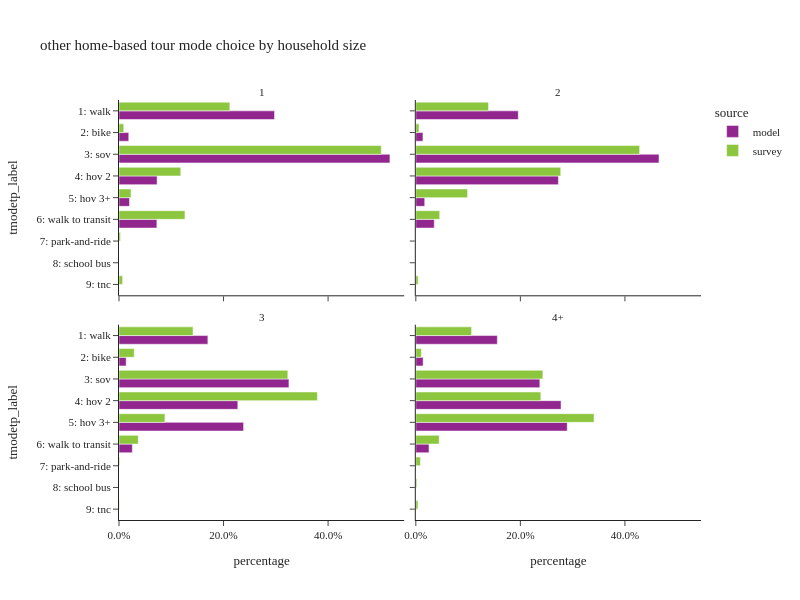

Notebook source saved alongside this figure:
### Code cell
plot_mode_choice(hb_tour,"hhsize_4+",
                 {"hhsize_4+":["1","2","3","4+"],
                  "tmodetp_label":mode_cat.values()},
                 "household size",2,600)

### Figure 1 — Plotly figure (JSON) as saved in the notebook; plotly's stock layout.template omitted (floating-point values rounded to 4 significant figures)
{"data": [{"alignmentgroup": "True", "customdata": [[132236], [8301], [230309], [32397], [8924], [32194]], "hovertemplate": "source=model<br>hhsize_4+=1<br>percentage=%{x}<br>tmodetp_label=%{y}<br>sample count=%{customdata[0]}<extra></extra>", "legendgroup": "model", "marker": {"color": "#91268F", "pattern": {"shape": ""}}, "name": "model", "offsetgroup": "model", "orientation": "h", "showlegend": true, "textposition": "auto", "type": "bar", "x": [0.2976, 0.01868, 0.5183, 0.07291, 0.02008, 0.07245], "xaxis": "x3", "y": ["1: walk", "2: bike", "3: sov", "4: hov 2", "5: hov 3+", "6: walk to transit"], "yaxis": "y3"}, {"alignmentgroup": "True", "customdata": [[173632], [12078], [412062], [241625], [15060], [31302]], "hovertemplate": "source=model<br>hhsize_4+=2<br>percentage=%{x}<br>tmodetp_label=%{y}<br>sample count=%{customdata[0]}<extra></extra>", "legendgroup": "model", "marker": {"color": "#91268F", "pattern": {"shape": ""}}, "name": "model", "offsetgroup": "model", "orientation": "h", "showlegend": false, "textposition": "auto", "type": "bar", "x": [0.196, 0.01364, 0.4652, 0.2728, 0.017, 0.03534], "xaxis": "x4", "y": ["1: walk", "2: bike", "3: sov", "4: hov 2", "5: hov 3+", "6: walk to transit"], "yaxis": "y4"}, {"alignmentgroup": "True", "customdata": [[87867], [7088], [168014], [117480], [123166], [13202]], "hovertemplate": "source=model<br>hhsize_4+=3<br>percentage=%{x}<br>tmodetp_label=%{y}<br>sample count=%{customdata[0]}<extra></extra>", "legendgroup": "model", "marker": {"color": "#91268F", "pattern": {"shape": ""}}, "name": "model", "offsetgroup": "model", "orientation": "h", "showlegend": false, "textposition": "auto", "type": "bar", "x": [0.17, 0.01371, 0.3251, 0.2273, 0.2383, 0.02554], "xaxis": "x", "y": ["1: walk", "2: bike", "3: sov", "4: hov 2", "5: hov 3+", "6: walk to transit"], "yaxis": "y"}, {"alignmentgroup": "True", "customdata": [[156921], [14090], [238746], [279607], [291476], [25435]], "hovertemplate": "source=model<br>hhsize_4+=4+<br>percentage=%{x}<br>tmodetp_label=%{y}<br>sample count=%{customdata[0]}<extra></extra>", "legendgroup": "model", "marker": {"color": "#91268F", "pattern": {"shape": ""}}, "name": "model", "offsetgroup": "model", "orientation": "h", "showlegend": false, "textposition": "auto", "type": "bar", "x": [0.1559, 0.014, 0.2373, 0.2779, 0.2897, 0.02528], "xaxis": "x2", "y": ["1: walk", "2: bike", "3: sov", "4: hov 2", "5: hov 3+", "6: walk to transit"], "yaxis": "y2"}, {"alignmentgroup": "True", "customdata": [[386], [40], [486], [84], [28], [128], [4], [11]], "hovertemplate": "source=survey<br>hhsize_4+=1<br>percentage=%{x}<br>tmodetp_label=%{y}<br>sample count=%{customdata[0]}<extra></extra>", "legendgroup": "survey", "marker": {"color": "#8CC63E", "pattern": {"shape": ""}}, "name": "survey", "offsetgroup": "survey", "orientation": "h", "showlegend": true, "textposition": "auto", "type": "bar", "x": [0.2121, 0.009052, 0.5018, 0.1182, 0.02295, 0.1262, 0.002856, 0.0069], "xaxis": "x3", "y": ["1: walk", "2: bike", "3: sov", "4: hov 2", "5: hov 3+", "6: walk to transit", "7: park-and-ride", "9: tnc"], "yaxis": "y3"}, {"alignmentgroup": "True", "customdata": [[405], [39], [601], [504], [116], [53], [4], [1], [9]], "hovertemplate": "source=survey<br>hhsize_4+=2<br>percentage=%{x}<br>tmodetp_label=%{y}<br>sample count=%{customdata[0]}<extra></extra>", "legendgroup": "survey", "marker": {"color": "#8CC63E", "pattern": {"shape": ""}}, "name": "survey", "offsetgroup": "survey", "orientation": "h", "showlegend": false, "textposition": "auto", "type": "bar", "x": [0.139, 0.00607, 0.4282, 0.2772, 0.09902, 0.04573, 0.0002536, 4.162e-05, 0.004472], "xaxis": "x4", "y": ["1: walk", "2: bike", "3: sov", "4: hov 2", "5: hov 3+", "6: walk to transit", "7: park-and-ride", "8: school bus", "9: tnc"], "yaxis": "y4"}, {"alignmentgroup": "True", "customdata": [[89], [19], [160], [152], [90], [10], [4], [2]], "hovertemplate": "source=survey<br>hhsize_4+=3<br>percentage=%{x}<br>tmodetp_label=%{y}<br>sample count=%{customdata[0]}<extra></extra>", "legendgroup": "survey", "marker": {"color": "#8CC63E", "pattern": {"shape": ""}}, "name": "survey", "offsetgroup": "survey", "orientation": "h", "showlegend": false, "textposition": "auto", "type": "bar", "x": [0.1416, 0.02906, 0.323, 0.3795, 0.08789, 0.03694, 0.001255, 0.0007844], "xaxis": "x", "y": ["1: walk", "2: bike", "3: sov", "4: hov 2", "5: hov 3+", "6: walk to transit", "7: park-and-ride", "9: tnc"], "yaxis": "y"}, {"alignmentgroup": "True", "customdata": [[84], [10], [149], [132], [321], [15], [4], [4], [2]], "hovertemplate": "source=survey<br>hhsize_4+=4+<br>percentage=%{x}<br>tmodetp_label=%{y}<br>sample count=%{customdata[0]}<extra></extra>", "legendgroup": "survey", "marker": {"color": "#8CC63E", "pattern": {"shape": ""}}, "name": "survey", "offsetgroup": "survey", "orientation": "h", "showlegend": false, "textposition": "auto", "type": "bar", "x": [0.1067, 0.01055, 0.2431, 0.2392, 0.341, 0.04473, 0.008733, 0.002014, 0.00406], "xaxis": "x2", "y": ["1: walk", "2: bike", "3: sov", "4: hov 2", "5: hov 3+", "6: walk to transit", "7: park-and-ride", "8: school bus", "9: tnc"], "yaxis": "y2"}], "layout": {"annotations": [{"font": {}, "showarrow": false, "text": "3", "x": 0.245, "xanchor": "center", "xref": "paper", "y": 0.465, "yanchor": "bottom", "yref": "paper"}, {"font": {}, "showarrow": false, "text": "4+", "x": 0.755, "xanchor": "center", "xref": "paper", "y": 0.465, "yanchor": "bottom", "yref": "paper"}, {"font": {}, "showarrow": false, "text": "1", "x": 0.245, "xanchor": "center", "xref": "paper", "y": 1.0, "yanchor": "bottom", "yref": "paper"}, {"font": {}, "showarrow": false, "text": "2", "x": 0.755, "xanchor": "center", "xref": "paper", "y": 1.0, "yanchor": "bottom", "yref": "paper"}], "barmode": "group", "height": 600, "legend": {"title": {"text": "source"}, "tracegroupgap": 0}, "title": {"text": "other home-based tour mode choice by household size"}, "width": 800, "xaxis": {"anchor": "y", "domain": [0.0, 0.49], "tickformat": ".1%", "title": {"text": "percentage"}}, "xaxis2": {"anchor": "y2", "domain": [0.51, 1.0], "matches": "x", "tickformat": ".1%", "title": {"text": "percentage"}}, "xaxis3": {"anchor": "y3", "domain": [0.0, 0.49], "matches": "x", "showticklabels": false, "tickformat": ".1%"}, "xaxis4": {"anchor": "y4", "domain": [0.51, 1.0], "matches": "x", "showticklabels": false, "tickformat": ".1%"}, "yaxis": {"anchor": "x", "categoryarray": ["9: tnc", "8: school bus", "7: park-and-ride", "6: walk to transit", "5: hov 3+", "4: hov 2", "3: sov", "2: bike", "1: walk"], "categoryorder": "array", "domain": [0.0, 0.465], "title": {"text": "tmodetp_label"}}, "yaxis2": {"anchor": "x2", "domain": [0.0, 0.465], "matches": "y", "showticklabels": false}, "yaxis3": {"anchor": "x3", "categoryarray": ["9: tnc", "8: school bus", "7: park-and-ride", "6: walk to transit", "5: hov 3+", "4: hov 2", "3: sov", "2: bike", "1: walk"], "categoryorder": "array", "domain": [0.535, 1.0], "matches": "y", "title": {"text": "tmodetp_label"}}, "yaxis4": {"anchor": "x4", "domain": [0.535, 1.0], "matches": "y", "showticklabels": false}}}
